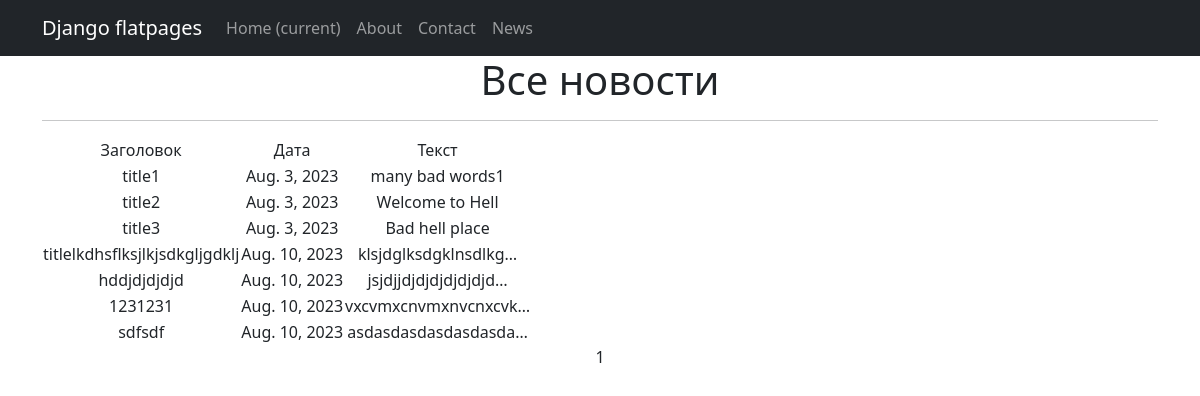
The page / on the database its author committed.
### news/models.py (models this page shows, shortened)
class Post(models.Model):
    author = models.ForeignKey(Author, on_delete=models.CASCADE)
    News = 'NW'
    ARTICLE = 'AR'
    CATEGORY_CHOICES = (
        (News, 'Новость'),
        (ARTICLE, 'Статья'),
    )
    added_at = models.DateTimeField(
        auto_now=True,
    )
    categoryType = models.CharField(max_length=2, choices=CATEGORY_CHOICES, default=ARTICLE)
    dateCreation = models.DateField(auto_now_add=True)
    postCategory = models.ManyToManyField(Category, through='PostCategory')
    title = models.CharField(max_length=128)
    text = models.TextField()
    rating = models.SmallIntegerField(default=0)

### news/views.py (the view)
# urls.py: path('', PostList.as_view(), name='post_list'),
class PostList(ListView):
   model = Post
   ordering = 'dateCreation'
   template_name = 'posts.html'
   context_object_name = 'posts'
   paginate_by = 10
   def get_queryset(self):
       queryset = super().get_queryset()
       self.filterset = PostFilter(self.request.GET, queryset)
       return self.filterset.qs
   def get_context_data(self, **kwargs):
       context = super().get_context_data(**kwargs)
       context['filterset'] = self.filterset
       return context

### templates/posts.html (shortened to what this page needs)
{% extends 'flatpages/default.html' %}
{% block content %}
   <h1>Все новости</h1>
   <hr>
   {% if posts %}
       <table>
           <tr>
               <td>Заголовок</td>
               <td>Дата</td>
               <td>Текст</td>
           </tr>
           {% for post in posts %}
           <tr>
               <td>{{ post.title }}</td>
               <td>{{ post.dateCreation }}</td>
               <td>{{ post.text|truncatechars:20 }}</td>
           </tr>
           {% endfor %}
       </table>
   {% else %}
       <h2>Новостей нет!</h2>
   {% endif %}
   {{ page_obj.number }}
{% endblock content %}

### templates/flatpages/default.html (shortened to what this page needs)
<!DOCTYPE html>
<html lang="en">
    <head>
        {% load static %}
        <link href="{% static 'css/styles.css' %}" rel="stylesheet" />
    </head>
    <body>
<nav class="navbar navbar-expand-lg navbar-dark bg-dark static-top">
   <div class="container">
       <a class="navbar-brand" href="#">Django flatpages</a>
       <div class="collapse navbar-collapse" id="navbarResponsive">
           <ul class="navbar-nav ml-auto">
               <li class="nav-item active">
                   <a class="nav-link" href="#">Home
                       <span class="sr-only">(current)</span>
                   </a>
               </li>
               <li class="nav-item">
                   <a class="nav-link" href="/about/">About</a>
               </li>
               <li class="nav-item">
                   <a class="nav-link" href="/contacts/">Contact</a>
               </li>
               <li class="nav-item">
                   <a class="nav-link" href="/news/">News</a>
               </li>
           </ul>
       </div>
   </div>
</nav>
        <div class="container">
            <div class="row">
                <div class="col-lg-12 text-center">
                {% block content %}{% endblock content %}
                </div>
            </div>
        </div>
    </body>
</html>

### rows shown on the page
Post: title "title1", dateCreation "Aug. 3, 2023", text "many bad words1"
Post: title "title2", dateCreation "Aug. 3, 2023", text "Welcome to Hell"
Post: title "title3", dateCreation "Aug. 3, 2023", text "Bad hell place"
Post: title "titlelkdhsflksjlkjsdkgljgdklj", dateCreation "Aug. 10, 2023", text "klsjdglksdgklnsdlkg…"
Post: title "hddjdjdjdjd", dateCreation "Aug. 10, 2023", text "jsjdjjdjdjdjdjdjdjd…"
Post: title "1231231", dateCreation "Aug. 10, 2023", text "vxcvmxcnvmxnvcnxcvk…"
Post: title "sdfsdf", dateCreation "Aug. 10, 2023", text "asdasdasdasdasdasda…"

### other values the page prints
{{ page_obj.number }} "1"
